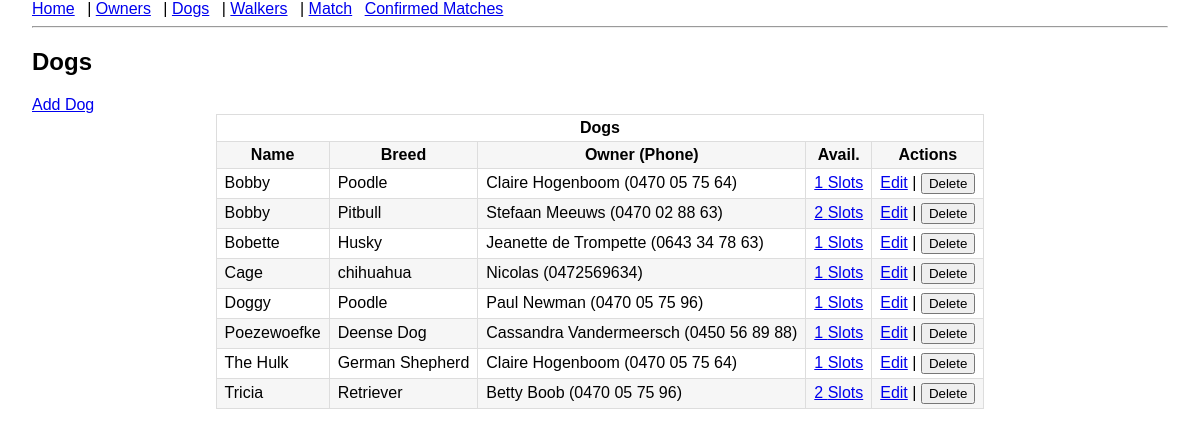
The page /dogs on the database its author committed.
### models.py (models this page shows)
class Dog(db.Model):
    id = db.Column(db.Integer, primary_key=True)
    name = db.Column(db.String(80), nullable=False)
    breed = db.Column(db.String(80))
    owner_id = db.Column(db.Integer, db.ForeignKey("dog_owner.id"), nullable=False)
    availabilities = db.relationship(
        "Availability", backref="dog", cascade="all, delete-orphan"
    )

class DogOwner(db.Model):
    id = db.Column(db.Integer, primary_key=True)
    name = db.Column(db.String(100), nullable=False)
    email = db.Column(db.String(120))
    phone = db.Column(db.String(40))
    dogs = db.relationship("Dog", backref="owner", cascade="all, delete-orphan")

### app.py (the view)
@app.route("/dogs")
def dogs():
    dogs = Dog.query.order_by(Dog.name.asc()).all()
    table_name = Dog.__tablename__
    return render_template("dogs.html", dogs=dogs)

### templates/dogs.html
{% extends "layout.html" %}
{% block content %}
<h2>Dogs</h2>
<a href="{{ url_for('add_dog') }}">Add Dog</a>
<table class="table table-striped table-centered">
    <thead>
    <tr>
        <th colspan="5">Dogs</th>
    </tr>
    <tr>
        <th>Name</th>
        <th>Breed</th>
        <th>Owner (Phone)</th>
        <th>Avail.</th>
        <th>Actions</th>
    </tr>
    </thead>
    {% for dog in dogs %}
    <tr>
        <td>{{ dog.name }}</td>
        <td>{{ dog.breed }}</td>
        <td>{{ dog.owner.name }} ({{ dog.owner.phone }})</td>
        <td>
            <a href="{{ url_for('manage_availability', entity='dog', entity_id=dog.id) }}">
                {{ dog.availabilities|length }} Slots
            </a>
        </td>
        <td>
            <a href="{{ url_for('edit_dog', dog_id=dog.id) }}">Edit</a>
            |
            <form action="{{ url_for('delete_dog', dog_id=dog.id) }}" method="post" style="display:inline;">
                <button type="submit" onclick="return confirm('Are you sure you want to delete this dog?');">Delete
                </button>
            </form>
        </td>
    </tr>
    {% endfor %}
</table>
{% endblock %}

### static/style.css (style rules this page uses)
body { font-family: Arial, sans-serif; margin: 0 2rem; }
table { border-collapse: collapse; width: auto; margin: 0 auto; }
th, td { border: 1px solid #ddd; padding: 4px 8px; }
tr:nth-child(even) { background: #f6f6f6; }

### static/css/custom.css (style rules this page uses)
.table-centered { margin: 0 auto; width: auto; }
.table-centered th, .table-centered td { white-space: nowrap; }

### rows shown on the page
Dog: name "Bobby", breed "Poodle", owner.name "Claire Hogenboom", owner.phone "0470 05 75 64", availabilities|length "1"
Dog: name "Bobby", breed "Pitbull", owner.name "Stefaan Meeuws", owner.phone "0470 02 88 63", availabilities|length "2"
Dog: name "Bobette", breed "Husky", owner.name "Jeanette de Trompette", owner.phone "0643 34 78 63", availabilities|length "1"
Dog: name "Cage", breed "chihuahua", owner.name "Nicolas", owner.phone "0472569634", availabilities|length "1"
Dog: name "Doggy", breed "Poodle", owner.name "Paul Newman", owner.phone "0470 05 75 96", availabilities|length "1"
Dog: name "Poezewoefke", breed "Deense Dog", owner.name "Cassandra Vandermeersch", owner.phone "0450 56 89 88", availabilities|length "1"
Dog: name "The Hulk", breed "German Shepherd", owner.name "Claire Hogenboom", owner.phone "0470 05 75 64", availabilities|length "1"
Dog: name "Tricia", breed "Retriever", owner.name "Betty Boob", owner.phone "0470 05 75 96", availabilities|length "2"
